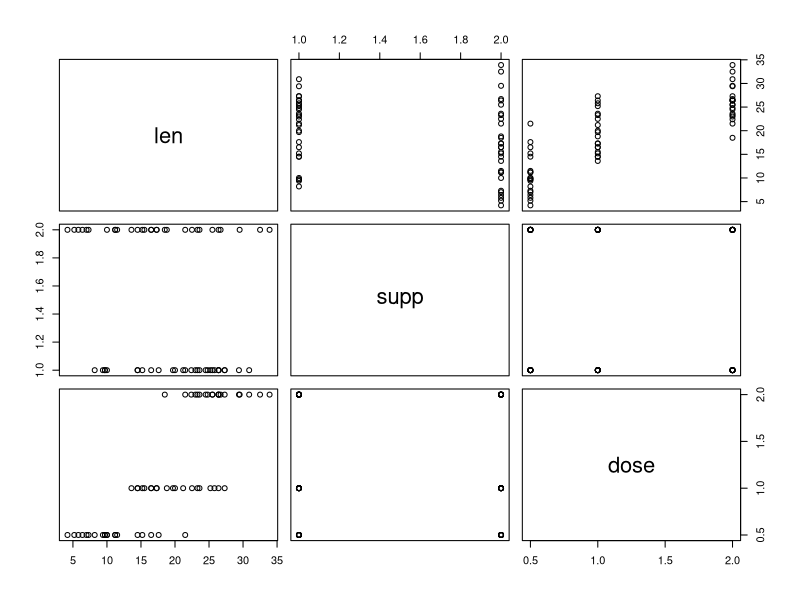
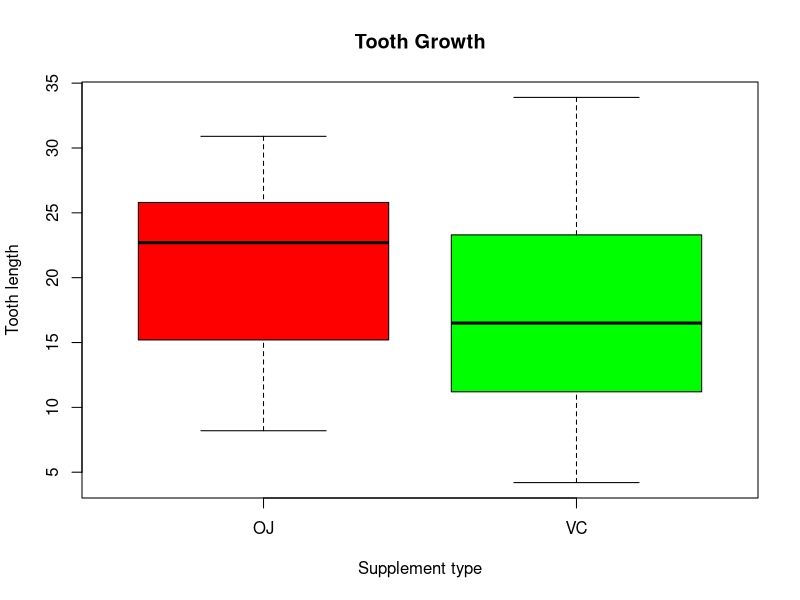
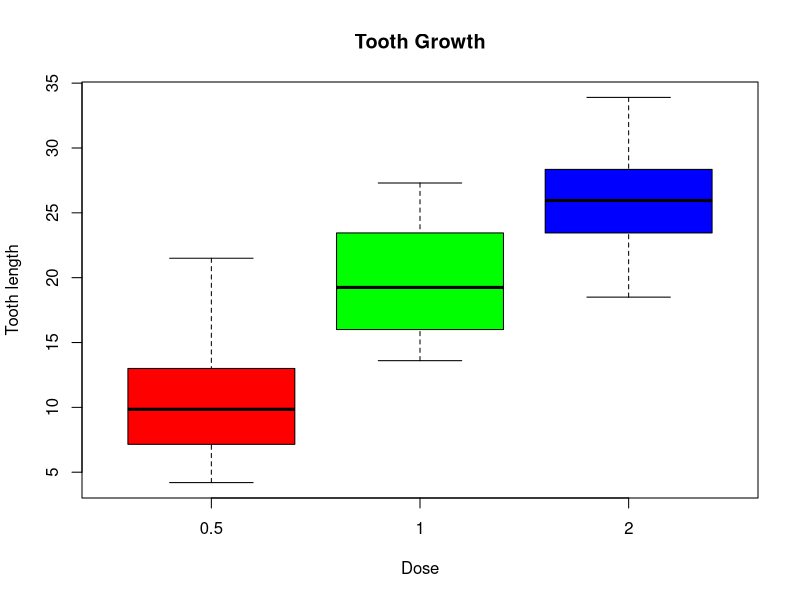
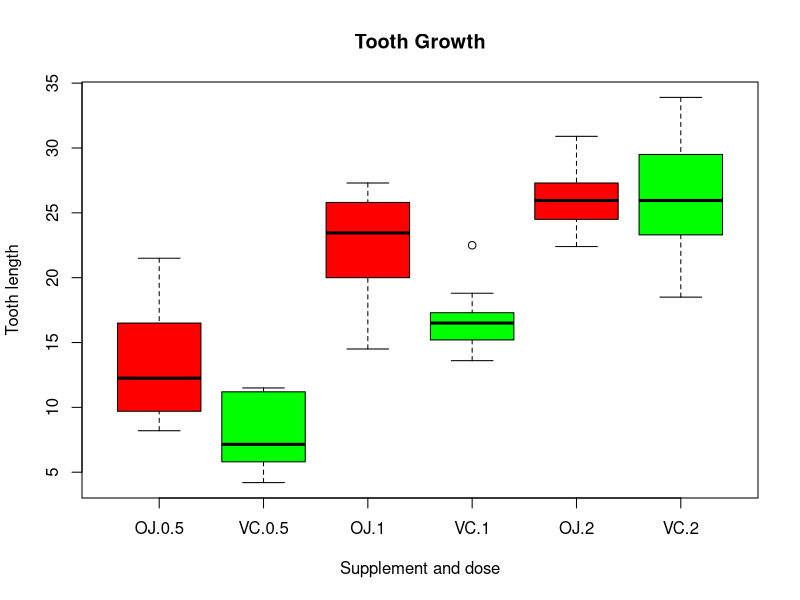
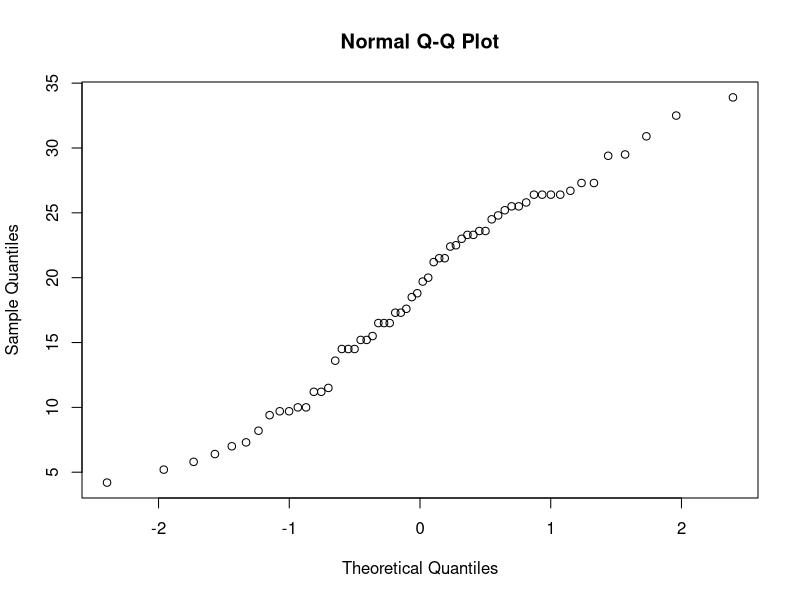

Recreate these plots in R, in order.
## ---- chunk 1
data(ToothGrowth)
str(ToothGrowth)
## ---- chunk 2
len_OJ <- ToothGrowth$len[ToothGrowth$supp == "OJ"]
len_VC <- ToothGrowth$len[ToothGrowth$supp == "VC"]
len_all_d0 <- ToothGrowth$len[ToothGrowth$dose == 0.5]
len_all_d1 <- ToothGrowth$len[ToothGrowth$dose == 1]
len_all_d2 <- ToothGrowth$len[ToothGrowth$dose == 2]
len_OJ_d0 <- ToothGrowth$len[ToothGrowth$dose == 0.5 & ToothGrowth$supp == "OJ"]
len_VC_d0 <- ToothGrowth$len[ToothGrowth$dose == 0.5 & ToothGrowth$supp == "VC"]
len_OJ_d1 <- ToothGrowth$len[ToothGrowth$dose == 1 & ToothGrowth$supp == "OJ"]
len_VC_d1 <- ToothGrowth$len[ToothGrowth$dose == 1 & ToothGrowth$supp == "VC"]
len_OJ_d2 <- ToothGrowth$len[ToothGrowth$dose == 2 & ToothGrowth$supp == "OJ"]
len_VC_d2 <- ToothGrowth$len[ToothGrowth$dose == 2 & ToothGrowth$supp == "VC"]
## ---- chunk 3
summary(ToothGrowth)
## ---- chunk 4
names <- c("OJ", "VC", "d0.5", "d1", "d2", "OJ.d0.5", "VC.d0.5", 
           "OJ.d1", "VC.d1", "OJ.d2", "VC.d2")
all_vec <- list(len_OJ, len_VC, len_all_d0, len_all_d1, len_all_d2,
                len_OJ_d0, len_VC_d0, len_OJ_d1, len_VC_d1, len_OJ_d2, len_VC_d2)
means <- round(sapply(all_vec, mean), 2)
std_devs <- round(sapply(all_vec, sd), 2)
rbind(names, means, std_devs)
## ---- chunk 5
shapiro.test(ToothGrowth$len)
## ---- chunk 6
t1 <- t.test(len_OJ, len_VC, alternative = "greater")
t2 <- t.test(len_all_d1, len_all_d0, alternative = "greater")
t3 <- t.test(len_all_d2, len_all_d1, alternative = "greater")
t4 <- t.test(len_OJ_d0, len_VC_d0, alternative = "greater")
t5 <- t.test(len_OJ_d1, len_VC_d1, alternative = "greater")
t6 <- t.test(len_OJ_d2, len_VC_d2, alternative = "greater")
d <- sapply(list(t1, t2, t3, t4, t5, t6), function(iter) {
  round (c(iter$stat[[1]], iter$p.value, iter$conf[1]), 3)})
cbind(c("t stat", "p-value", "lower conf"), d)
## ---- chunk 7
plot(ToothGrowth)
## ---- chunk 8
boxplot(len ~ supp, data = ToothGrowth, xlab = "Supplement type", ylab = "Tooth length",
        main = "Tooth Growth", col = c("red", "green"))
boxplot(len ~ dose, data = ToothGrowth, xlab = "Dose", ylab = "Tooth length",  
        main = "Tooth Growth", col = c("red", "green", "blue"))
boxplot(len ~ supp:dose, data = ToothGrowth, xlab = "Supplement and dose", ylab = "Tooth length",  
        main = "Tooth Growth", col = c("red", "green"))
## ---- chunk 9
qqnorm(ToothGrowth$len)
## ---- chunk 10
fit <- lm(len ~ factor(supp) * factor(dose) - 1, data = ToothGrowth)
summary(fit)
